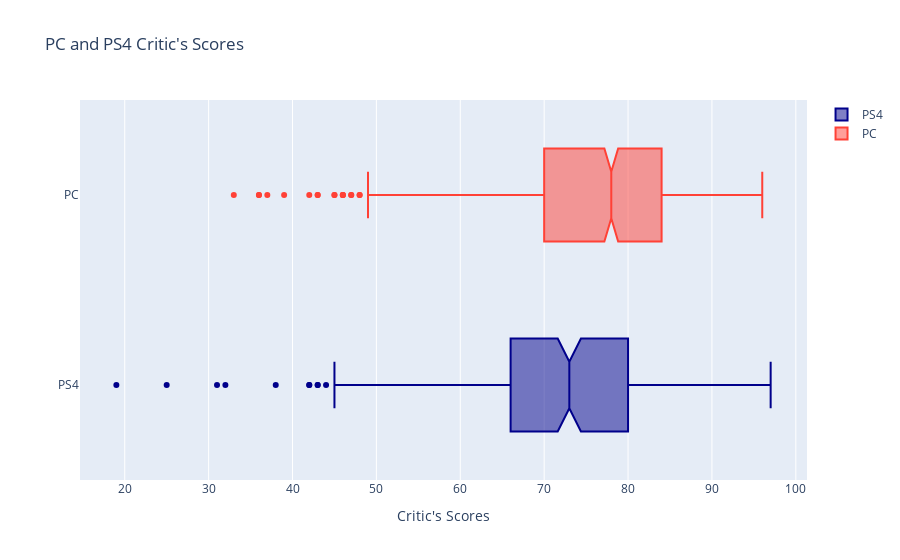

The notebook cell this image was saved under:
### Code cell
y_pc = df[df.Platform == 'PC'].Critic_Score
y_ps4 = df[df.Platform == 'PS4'].Critic_Score

fig = go.Figure()
fig.add_trace(go.Box(x=y_ps4, notched= True, name= 'PS4', marker_color='darkblue'))
fig.add_trace(go.Box(x=y_pc, notched= True, name= 'PC', marker_color='#FF4136'))

fig.update_layout(title="PC and PS4 Critic's Scores", xaxis_title="Critic's Scores")
fig.show()

### Figure 1 — Plotly figure (JSON) as saved in the notebook; plotly's stock layout.template omitted (floating-point values rounded to 4 significant figures; data arrays with more than 128 entries replaced by an {"elided": "..."} marker saying what was removed)
{"data": [{"marker": {"color": "darkblue"}, "name": "PS4", "notched": true, "type": "box", "x": {"elided": "252 int values"}}, {"marker": {"color": "#FF4136"}, "name": "PC", "notched": true, "type": "box", "x": {"elided": "715 int values"}}], "layout": {"title": {"text": "PC and PS4 Critic's Scores"}, "xaxis": {"title": {"text": "Critic's Scores"}}}}
